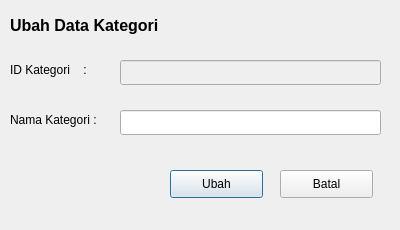
<?xml version="1.0" encoding="UTF-8"?>
<ui version="4.0">
 <class>Dialog</class>
 <widget class="QDialog" name="Dialog">
  <property name="geometry">
   <rect>
    <x>0</x>
    <y>0</y>
    <width>400</width>
    <height>230</height>
   </rect>
  </property>
  <property name="windowTitle">
   <string>Ubah Kategori</string>
  </property>
  <widget class="QLabel" name="label">
   <property name="geometry">
    <rect>
     <x>10</x>
     <y>10</y>
     <width>250</width>
     <height>31</height>
    </rect>
   </property>
   <property name="font">
    <font>
     <pointsize>12</pointsize>
     <weight>75</weight>
     <bold>true</bold>
    </font>
   </property>
   <property name="text">
    <string>Ubah Data Kategori</string>
   </property>
  </widget>
  <widget class="QLabel" name="label_2">
   <property name="geometry">
    <rect>
     <x>10</x>
     <y>60</y>
     <width>100</width>
     <height>20</height>
    </rect>
   </property>
   <property name="text">
    <string>ID Kategori    :</string>
   </property>
  </widget>
  <widget class="QLineEdit" name="lineEdit">
   <property name="geometry">
    <rect>
     <x>120</x>
     <y>60</y>
     <width>261</width>
     <height>25</height>
    </rect>
   </property>
   <property name="enabled">
    <bool>false</bool>
   </property>
  </widget>
  <widget class="QLabel" name="label_3">
   <property name="geometry">
    <rect>
     <x>10</x>
     <y>110</y>
     <width>100</width>
     <height>20</height>
    </rect>
   </property>
   <property name="text">
    <string>Nama Kategori :</string>
   </property>
  </widget>
  <widget class="QLineEdit" name="lineEdit_2">
   <property name="geometry">
    <rect>
     <x>120</x>
     <y>110</y>
     <width>261</width>
     <height>25</height>
    </rect>
   </property>
  </widget>
  <widget class="QPushButton" name="pushButton">
   <property name="geometry">
    <rect>
     <x>170</x>
     <y>170</y>
     <width>93</width>
     <height>28</height>
    </rect>
   </property>
   <property name="text">
    <string>Ubah</string>
   </property>
  </widget>
  <widget class="QPushButton" name="pushButton_2">
   <property name="geometry">
    <rect>
     <x>280</x>
     <y>170</y>
     <width>93</width>
     <height>28</height>
    </rect>
   </property>
   <property name="text">
    <string>Batal</string>
   </property>
  </widget>
 </widget>
 <resources/>
 <connections/>
</ui>
